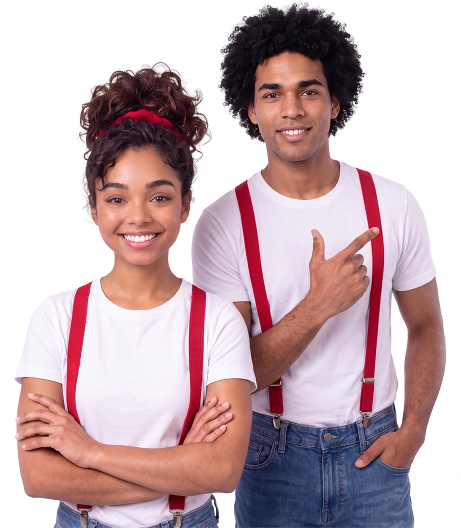
#> input picture video-siglas-stem/assets/recortes_nuevos/pareja_senalando.webp, 921 x 1055 px (shown at 1/2 size)
$ python preparar_assets.py
#> lines starting #> are read from the running program, lines starting #| are printed output that depends on the picture; after the words box and inside, x2 and y2 are one past the last pixel; in counts of white or black regions, pixels touching at a corner belong together
"""Prepara los recursos gráficos del reel (se corre una vez; los resultados quedan en public/).

- stickers/: recortes de Camila y Elías con borde blanco de sticker (estilo collage).
- fotos/: recortes de cada área sacados de banda_b.png, para usarlos como fotos pegadas con cinta.
- papel.jpg: textura de papel para dar el acabado de collage impreso.
"""
from pathlib import Path

import numpy as np
from PIL import Image, ImageFilter

RAIZ = Path(__file__).resolve().parent.parent
PUB = RAIZ / 'public'
ORIG = RAIZ / 'assets' / 'recortes_nuevos'


def sticker(entrada: Path, salida: Path, borde: int = 13, escala: float = 1.0):
#> called with borde = 13, escala = 1
    im = Image.open(entrada).convert('RGBA')
#> im is the input picture: PIL image 921x1055 RGBA; mean R, G, B, A 112.8, 88.4, 92.9, 164.4
    if escala != 1.0:
        im = im.resize((round(im.width * escala), round(im.height * escala)), Image.LANCZOS)
    pad = borde * 2
    lienzo = Image.new('RGBA', (im.width + pad * 2, im.height + pad * 2), (0, 0, 0, 0))
#> lienzo: PIL image 973x1107 RGBA; every value is 0
    lienzo.alpha_composite(im, (pad, pad))
    # quita manchas sueltas del recorte: apertura morfológica y se conserva solo lo cercano al cuerpo
    binario = lienzo.getchannel('A').point(lambda v: 255 if v > 40 else 0)
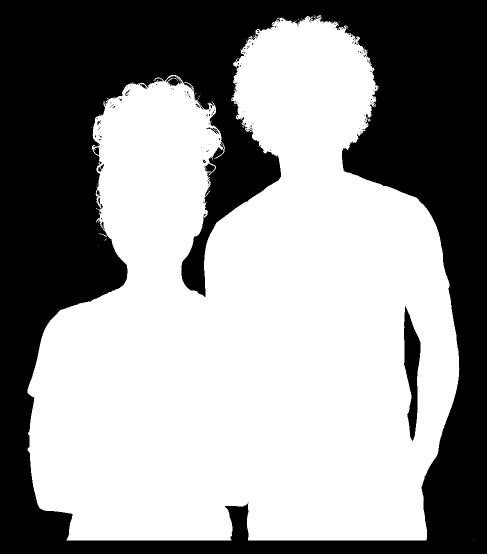
#> binario: PIL image 973x1107 L (shown at 1/2 size); 58.9% white; 187 black regions (173 under 20 px), largest, box (x1, y1, x2, y2) and area: (0, 0, 973, 1107) 436752, (808, 612, 841, 882) 5023, (332, 152, 365, 172) 346
    cuerpo = binario.filter(ImageFilter.MinFilter(15)).filter(ImageFilter.MaxFilter(15)).filter(ImageFilter.MaxFilter(31))
#> cuerpo: PIL image 973x1107 L; 66.2% white; 4 black regions (2 under 20 px), largest, box (x1, y1, x2, y2) and area: (0, 0, 973, 1107) 363764, (379, 523, 394, 564) 339
    alfa = Image.fromarray((np.asarray(lienzo.getchannel('A'), dtype=float) * (np.asarray(cuerpo) > 0)).astype('uint8'))
    lienzo.putalpha(alfa)
    a = alfa.point(lambda v: 255 if v > 40 else 0)
#> a: PIL image 973x1107 L; 58.8% white; 184 black regions (171 under 20 px), largest, box (x1, y1, x2, y2) and area: (0, 0, 973, 1107) 437198, (808, 612, 841, 882) 5023, (187, 295, 199, 310) 113
    contorno = a.filter(ImageFilter.MaxFilter(borde * 2 + 1)).filter(ImageFilter.GaussianBlur(1.2))
    blanco = Image.new('RGBA', lienzo.size, (255, 255, 255, 0))
    blanco.putalpha(contorno)
    blanco.alpha_composite(lienzo)
    blanco = blanco.crop(blanco.getbbox())
#> blanco: PIL image 896x1083 RGBA
    blanco.save(salida, optimize=True)
    print('sticker', salida.name, blanco.size)
#| sticker pareja_senalando.png (896, 1083)
#> call 2 of sticker, with borde = 13, escala = 1
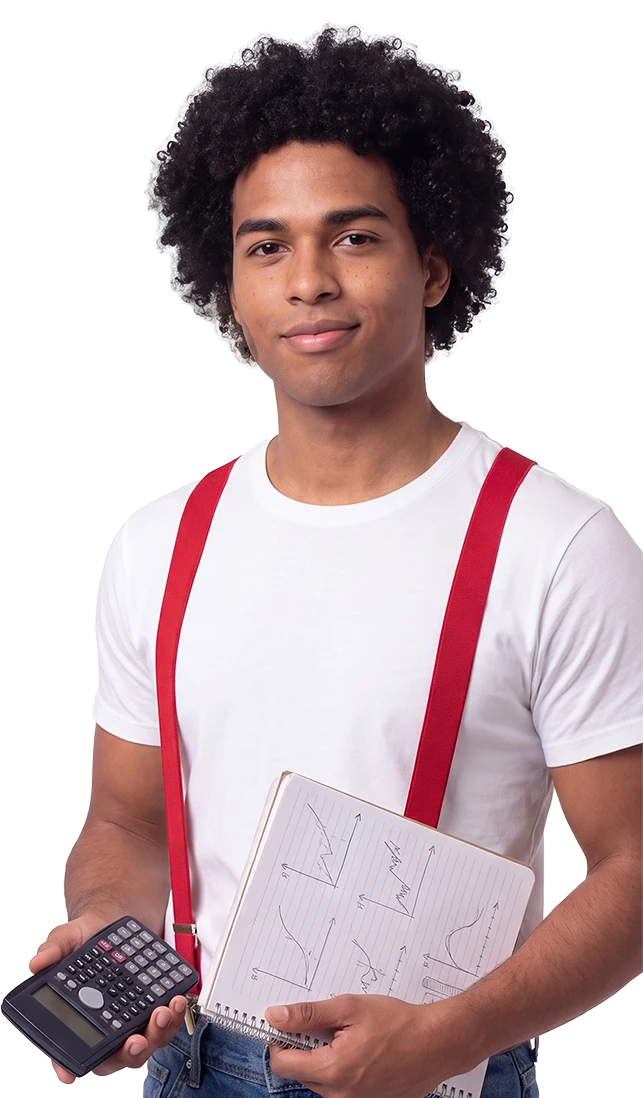
#> input picture video-siglas-stem/assets/recortes_nuevos/elias_calculadora.webp, 643 x 1098 px
#> in sticker, im is the input picture: PIL image 643x1098 RGBA; mean R, G, B, A 111, 92.1, 94.9, 161.8
#> in sticker (call 2), `lienzo = Image.new('RGBA', (im.width + pad * 2, im.height + pad * 2), ..`: lienzo: PIL image 695x1150 RGBA; every value is 0
#> in sticker (call 2), `binario = lienzo.getchannel('A').point(lambda v: 255 if v > 40 else 0)`: binario: PIL image 695x1150 L; 56.6% white; 155 black regions (150 under 20 px), largest, box (x1, y1, x2, y2) and area: (0, 0, 695, 1150) 342929, (570, 815, 613, 944) 3143, (376, 54, 385, 65) 40, (514, 295, 521, 302) 33, (478, 97, 485, 105) 29
#> in sticker (call 2), `cuerpo = binario.filter(ImageFilter.MinFilter(15)).filter(ImageFilter...`: cuerpo: PIL image 695x1150 L; 63.9% white; 2 black regions, box (x1, y1, x2, y2) and area: (0, 0, 695, 1150) 288776, (585, 878, 593, 900) 96
#| sticker elias_calculadora.png (675, 1107)
#> call 3 of sticker, with borde = 13, escala = 1
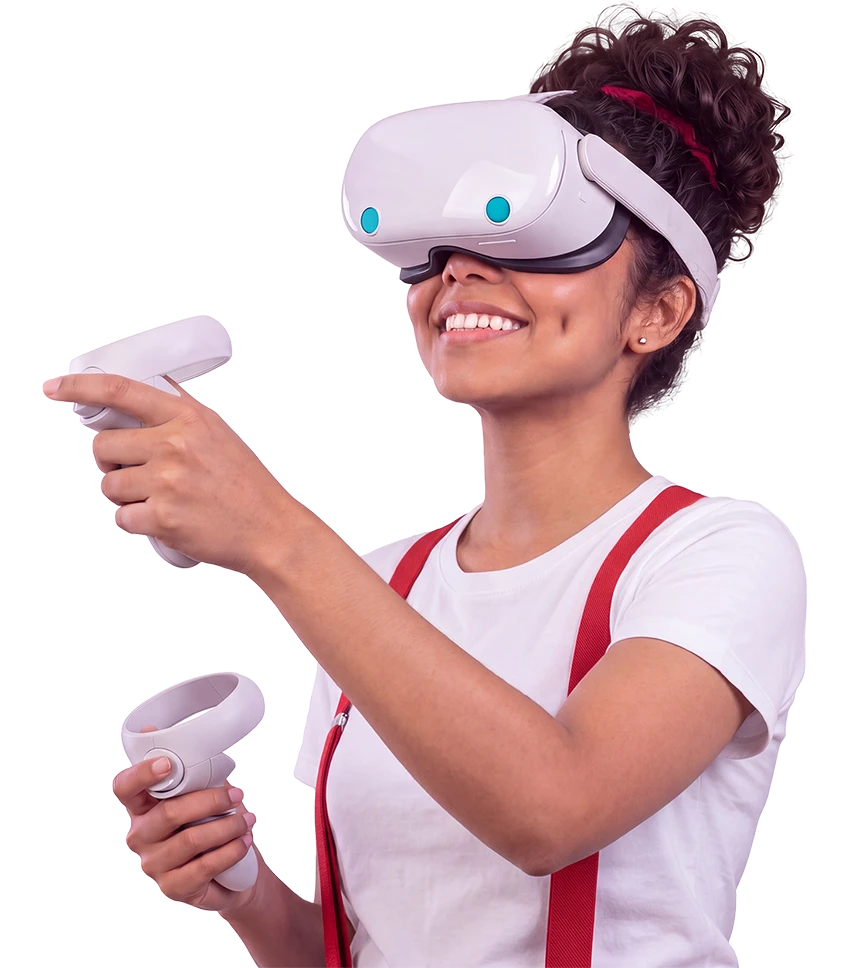
#> input picture video-siglas-stem/assets/recortes_nuevos/camila_vr.webp, 859 x 968 px
#> in sticker, im is the input picture: PIL image 859x968 RGBA; mean R, G, B, A 101.6, 78.7, 81.9, 128.8
#> in sticker (call 3), `lienzo = Image.new('RGBA', (im.width + pad * 2, im.height + pad * 2), ..`: lienzo: PIL image 911x1020 RGBA; every value is 0
#> in sticker (call 3), `binario = lienzo.getchannel('A').point(lambda v: 255 if v > 40 else 0)`: binario: PIL image 911x1020 L; 45.6% white; 49 white regions (48 under 20 px), largest, box (x1, y1, x2, y2) and area: (68, 29, 833, 994) 423423
#> in sticker (call 3), `cuerpo = binario.filter(ImageFilter.MinFilter(15)).filter(ImageFilter...`: cuerpo: PIL image 911x1020 L; 54.1% white; 1 black region, box (x1, y1, x2, y2) and area: (0, 0, 911, 1020) 426157
#> in sticker (call 3), `a = alfa.point(lambda v: 255 if v > 40 else 0)`: a: PIL image 911x1020 L; 45.6% white; 46 white regions (45 under 20 px), largest, box (x1, y1, x2, y2) and area: (68, 33, 833, 994) 423159
#> in sticker (call 3), `blanco = blanco.crop(blanco.getbbox())`:
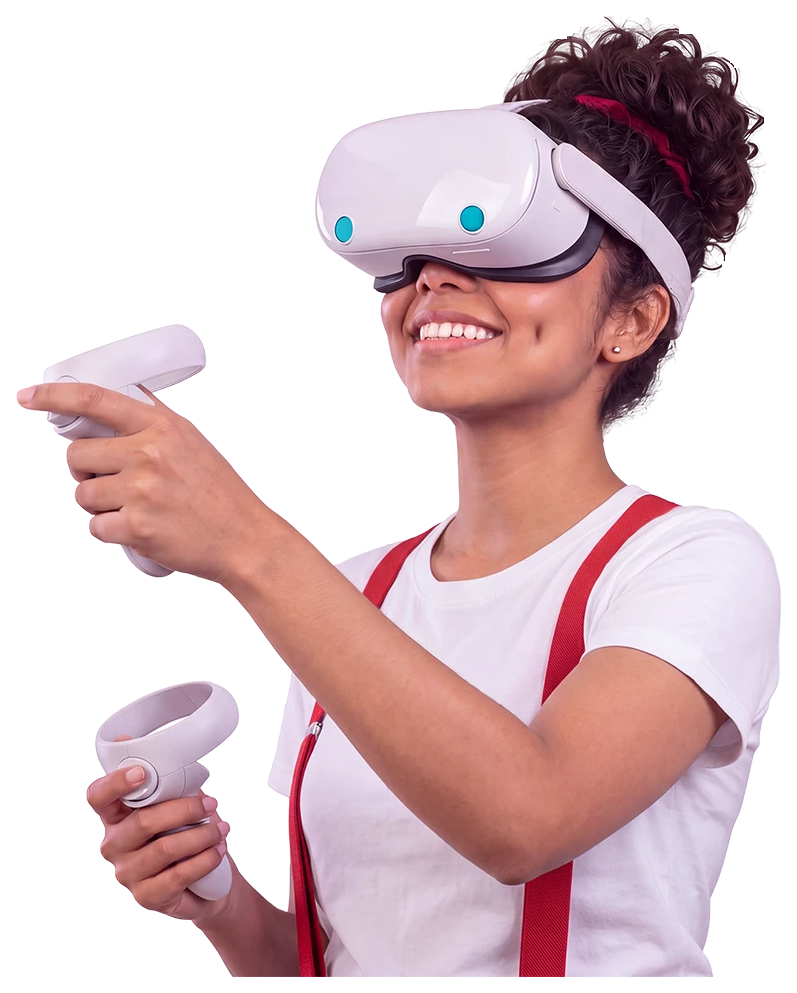
#> blanco: PIL image 797x993 RGBA; mean R, G, B, A 219.8, 196.2, 199.4, 161.2; transparent parts drawn white
#| sticker camila_vr.png (797, 993)


def natural(entrada: Path, salida: Path):
    """Recorte limpio, sin borde de sticker (estilo de la línea gráfica aprobada): solo quita manchas sueltas."""
    im = Image.open(entrada).convert('RGBA')
    binario = im.getchannel('A').point(lambda v: 255 if v > 40 else 0)
#> binario: PIL image 921x1055 L; 65.2% white; 188 black regions (173 under 20 px), largest, box (x1, y1, x2, y2) and area: (0, 0, 921, 1055) 328906, (782, 586, 815, 856) 5023, (424, 979, 471, 1055) 2390
    cuerpo = binario.filter(ImageFilter.MinFilter(15)).filter(ImageFilter.MaxFilter(15)).filter(ImageFilter.MaxFilter(31))
#> cuerpo: PIL image 921x1055 L; 72.2% white; 5 black regions (3 under 20 px), largest, box (x1, y1, x2, y2) and area: (0, 0, 921, 1055) 269351, (353, 497, 368, 538) 339
    alfa = Image.fromarray((np.asarray(im.getchannel('A'), dtype=float) * (np.asarray(cuerpo) > 0)).astype('uint8'))
#> alfa: PIL image 921x1055 L
    im.putalpha(alfa)
#> im: PIL image 921x1055 RGBA
    im = im.crop(im.getbbox())
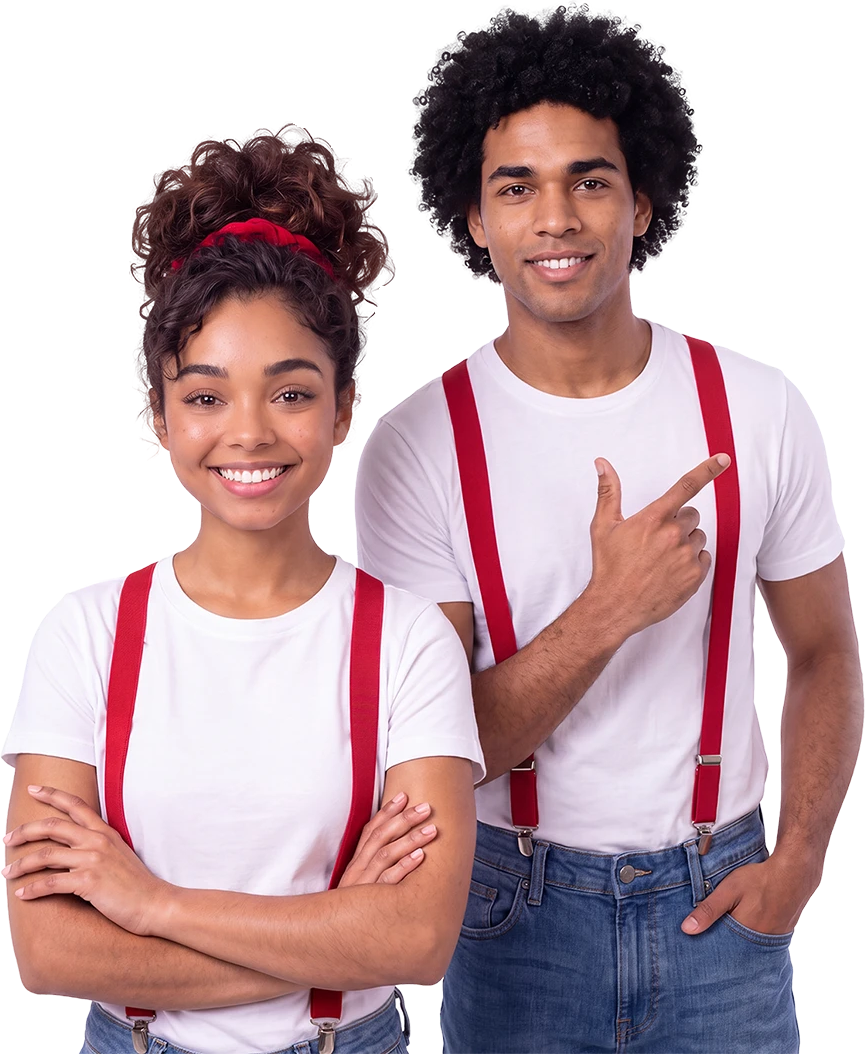
#> im: PIL image 865x1054 RGBA; mean R, G, B, A 119.2, 93.3, 98.1, 175.2; transparent parts drawn white
    im.save(salida, optimize=True)
    print('persona', salida.name, im.size)
#| persona pareja_senalando.png (865, 1054)


def fotos():
    banda = Image.open(PUB / 'car' / 'banda_b.png').convert('RGB')
    cajas = {
        'ciencia': (20, 640, 380, 1180),
        'tecnologia': (385, 620, 745, 1160),
        'ingenieria': (760, 700, 1120, 1240),
        'matematicas': (1130, 640, 1490, 1180),
    }
    for nombre, caja in cajas.items():
        f = banda.crop(caja).resize((480, 720), Image.LANCZOS).filter(ImageFilter.UnsharpMask(1.2, 60, 2))
        f.save(PUB / 'fotos' / f'{nombre}.jpg', quality=92)
        print('foto', nombre, f.size)


def papel():
    rng = np.random.default_rng(3)
    h, w = 1920, 1080
    base = np.zeros((h, w))
    for escala, peso in ((6, 0.35), (40, 0.45), (180, 0.2)):
        n = rng.standard_normal((h // escala + 2, w // escala + 2))
        img = Image.fromarray(((n - n.min()) / (n.max() - n.min()) * 255).astype('uint8')).resize((w, h), Image.BICUBIC)
        base += np.asarray(img, dtype=float) / 255 * peso
    fibras = Image.new('L', (w, h), 0)
    from PIL import ImageDraw
    d = ImageDraw.Draw(fibras)
    for _ in range(900):
        x, y = rng.uniform(0, w), rng.uniform(0, h)
        ang = rng.uniform(0, np.pi)
        L = rng.uniform(8, 40)
        d.line([(x, y), (x + np.cos(ang) * L, y + np.sin(ang) * L)], fill=int(rng.uniform(40, 110)), width=1)
    fibras = np.asarray(fibras.filter(ImageFilter.GaussianBlur(0.6)), dtype=float) / 255
    v = 236 + (base - base.mean()) * 34 - fibras * 26
    Image.fromarray(np.clip(v, 0, 255).astype('uint8')).save(PUB / 'papel.jpg', quality=88)
    print('papel', (w, h))


if __name__ == '__main__':
    sticker(ORIG / 'pareja_senalando.webp', PUB / 'stickers' / 'pareja_senalando.png')
    sticker(ORIG / 'elias_calculadora.webp', PUB / 'stickers' / 'elias_calculadora.png')
    sticker(ORIG / 'camila_vr.webp', PUB / 'stickers' / 'camila_vr.png')
    (PUB / 'personas').mkdir(exist_ok=True)
    natural(ORIG / 'pareja_senalando.webp', PUB / 'personas' / 'pareja_senalando.png')
    natural(ORIG / 'elias_calculadora.webp', PUB / 'personas' / 'elias_calculadora.png')
#> in natural (call 2), `binario = im.getchannel('A').point(lambda v: 255 if v > 40 else 0)`: binario: PIL image 643x1098 L; 64.1% white; 157 black regions (150 under 20 px), largest, box (x1, y1, x2, y2) and area: (0, 0, 643, 1006) 234910, (535, 973, 643, 1098) 9440, (0, 1009, 148, 1098) 5343
#> in natural (call 2), `cuerpo = binario.filter(ImageFilter.MinFilter(15)).filter(ImageFilter...`: cuerpo: PIL image 643x1098 L; 70.3% white; 4 black regions, box (x1, y1, x2, y2) and area: (0, 0, 643, 972) 201521, (553, 999, 643, 1098) 6241, (0, 1043, 128, 1098) 1825, (559, 852, 567, 874) 96
#> in natural (call 2), `alfa = Image.fromarray((np.asarray(im.getchannel('A'), dtype=float) * ..`:
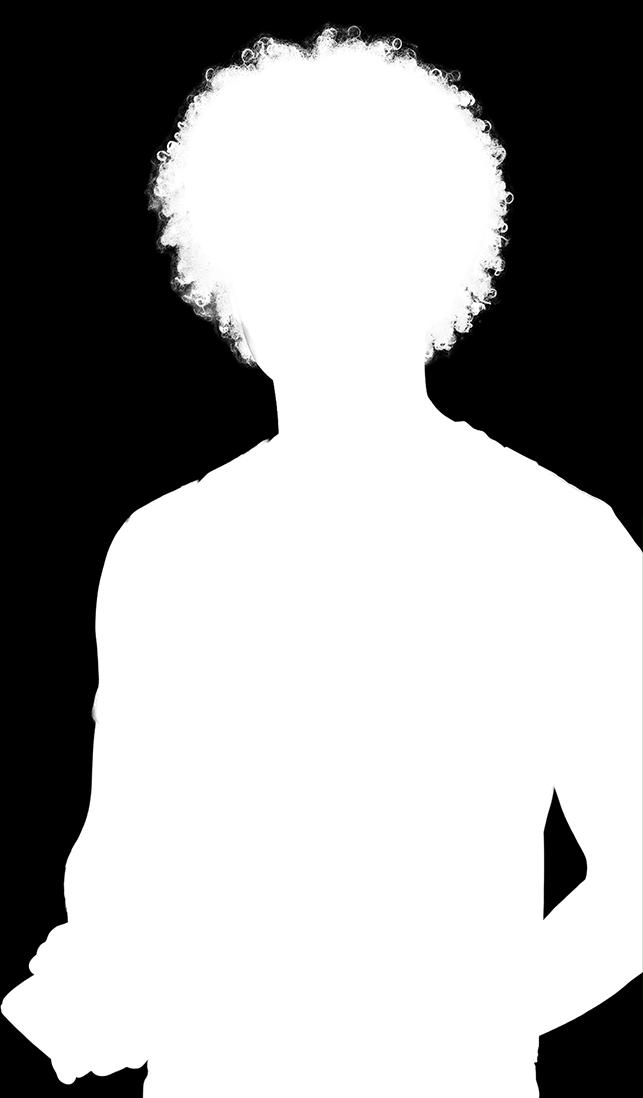
#> alfa: PIL image 643x1098 L; min 0, max 255, mean 161.8
#> in natural (call 2), `im = im.crop(im.getbbox())`:
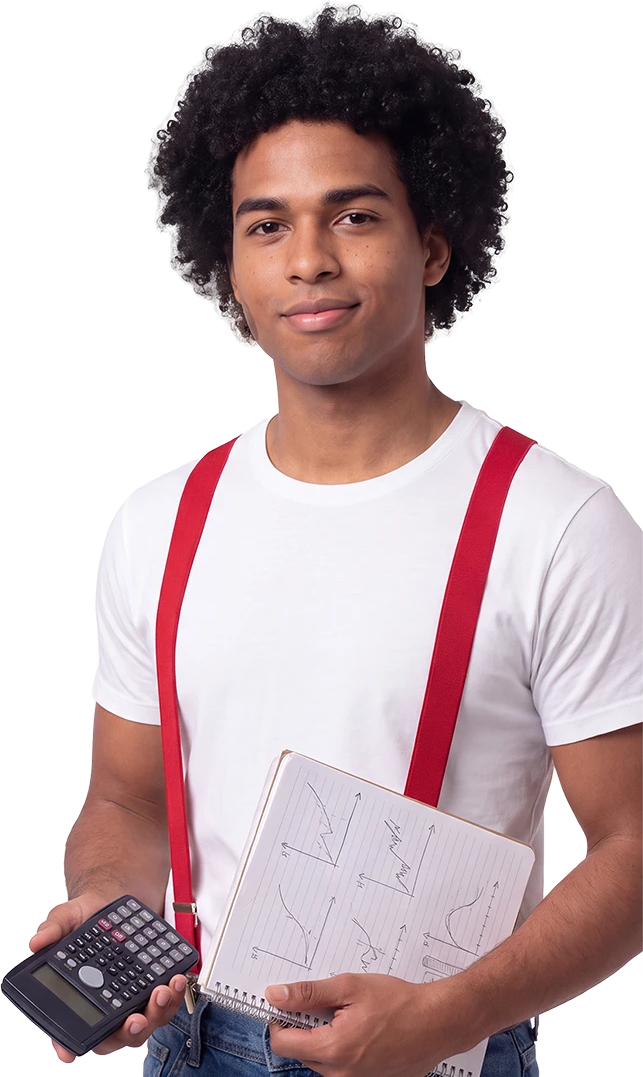
#> im: PIL image 643x1077 RGBA; mean R, G, B, A 113.1, 93.8, 96.7, 165; transparent parts drawn white
#| persona elias_calculadora.png (643, 1077)
#| persona camila_vr.png (766, 961)
    natural(ORIG / 'camila_vr.webp', PUB / 'personas' / 'camila_vr.png')
#> (the run stopped early here; a loop or call above may not have finished)
